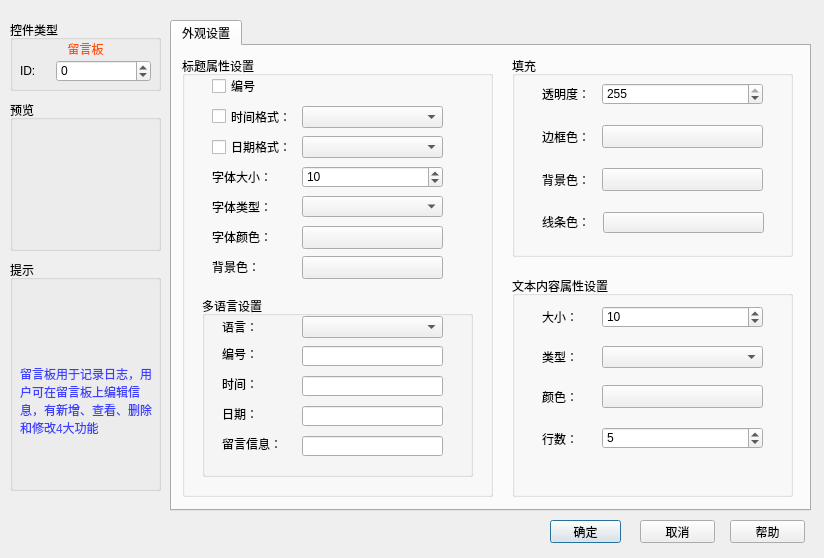
<?xml version="1.0" encoding="UTF-8"?>
<ui version="4.0">
 <class>qMessageBoard</class>
 <widget class="QDialog" name="qMessageBoard">
  <property name="geometry">
   <rect>
    <x>0</x>
    <y>0</y>
    <width>824</width>
    <height>558</height>
   </rect>
  </property>
  <property name="windowTitle">
   <string>Dialog</string>
  </property>
  <widget class="QPushButton" name="help">
   <property name="geometry">
    <rect>
     <x>730</x>
     <y>520</y>
     <width>75</width>
     <height>23</height>
    </rect>
   </property>
   <property name="focusPolicy">
    <enum>Qt::NoFocus</enum>
   </property>
   <property name="text">
    <string>帮助</string>
   </property>
  </widget>
  <widget class="QTabWidget" name="tabWidget">
   <property name="geometry">
    <rect>
     <x>170</x>
     <y>20</y>
     <width>641</width>
     <height>491</height>
    </rect>
   </property>
   <property name="currentIndex">
    <number>0</number>
   </property>
   <widget class="QWidget" name="tab">
    <attribute name="title">
     <string>外观设置</string>
    </attribute>
    <widget class="QGroupBox" name="groupBox_2">
     <property name="geometry">
      <rect>
       <x>340</x>
       <y>10</y>
       <width>281</width>
       <height>201</height>
      </rect>
     </property>
     <property name="title">
      <string>填充</string>
     </property>
     <widget class="QLabel" name="label_5">
      <property name="geometry">
       <rect>
        <x>30</x>
        <y>158</y>
        <width>62</width>
        <height>16</height>
       </rect>
      </property>
      <property name="text">
       <string>线条色：</string>
      </property>
     </widget>
     <widget class="QLabel" name="label_6">
      <property name="geometry">
       <rect>
        <x>30</x>
        <y>116</y>
        <width>51</width>
        <height>16</height>
       </rect>
      </property>
      <property name="text">
       <string>背景色：</string>
      </property>
     </widget>
     <widget class="QLabel" name="label_7">
      <property name="geometry">
       <rect>
        <x>30</x>
        <y>30</y>
        <width>51</width>
        <height>16</height>
       </rect>
      </property>
      <property name="text">
       <string>透明度：</string>
      </property>
     </widget>
     <widget class="QPushButton" name="pushButton_backcolor">
      <property name="geometry">
       <rect>
        <x>90</x>
        <y>112</y>
        <width>161</width>
        <height>23</height>
       </rect>
      </property>
      <property name="text">
       <string/>
      </property>
     </widget>
     <widget class="QPushButton" name="pushButton_frontcolor">
      <property name="geometry">
       <rect>
        <x>91</x>
        <y>156</y>
        <width>161</width>
        <height>21</height>
       </rect>
      </property>
      <property name="text">
       <string/>
      </property>
     </widget>
     <widget class="QSpinBox" name="spinBox_transparency">
      <property name="geometry">
       <rect>
        <x>90</x>
        <y>27</y>
        <width>161</width>
        <height>22</height>
       </rect>
      </property>
      <property name="minimum">
       <number>0</number>
      </property>
      <property name="maximum">
       <number>255</number>
      </property>
      <property name="value">
       <number>255</number>
      </property>
     </widget>
     <widget class="QPushButton" name="pushButton_framecolor">
      <property name="geometry">
       <rect>
        <x>90</x>
        <y>69</y>
        <width>161</width>
        <height>23</height>
       </rect>
      </property>
      <property name="text">
       <string/>
      </property>
     </widget>
     <widget class="QLabel" name="label_20">
      <property name="geometry">
       <rect>
        <x>30</x>
        <y>73</y>
        <width>51</width>
        <height>16</height>
       </rect>
      </property>
      <property name="text">
       <string>边框色：</string>
      </property>
     </widget>
    </widget>
    <widget class="QGroupBox" name="groupBox_4">
     <property name="geometry">
      <rect>
       <x>10</x>
       <y>10</y>
       <width>311</width>
       <height>441</height>
      </rect>
     </property>
     <property name="title">
      <string>标题属性设置</string>
     </property>
     <widget class="QCheckBox" name="checkBox_number">
      <property name="geometry">
       <rect>
        <x>30</x>
        <y>20</y>
        <width>71</width>
        <height>20</height>
       </rect>
      </property>
      <property name="text">
       <string>编号</string>
      </property>
     </widget>
     <widget class="QCheckBox" name="checkBox_time">
      <property name="geometry">
       <rect>
        <x>30</x>
        <y>50</y>
        <width>88</width>
        <height>21</height>
       </rect>
      </property>
      <property name="text">
       <string>时间格式：</string>
      </property>
     </widget>
     <widget class="QCheckBox" name="checkBox_date">
      <property name="geometry">
       <rect>
        <x>30</x>
        <y>83</y>
        <width>87</width>
        <height>16</height>
       </rect>
      </property>
      <property name="text">
       <string>日期格式：</string>
      </property>
     </widget>
     <widget class="QComboBox" name="comboBox_time">
      <property name="geometry">
       <rect>
        <x>120</x>
        <y>50</y>
        <width>141</width>
        <height>22</height>
       </rect>
      </property>
     </widget>
     <widget class="QComboBox" name="comboBox_date">
      <property name="geometry">
       <rect>
        <x>120</x>
        <y>80</y>
        <width>141</width>
        <height>22</height>
       </rect>
      </property>
     </widget>
     <widget class="QLabel" name="label_18">
      <property name="geometry">
       <rect>
        <x>30</x>
        <y>200</y>
        <width>81</width>
        <height>21</height>
       </rect>
      </property>
      <property name="text">
       <string>背景色：</string>
      </property>
     </widget>
     <widget class="QPushButton" name="pushButton_BKcolor">
      <property name="geometry">
       <rect>
        <x>120</x>
        <y>200</y>
        <width>141</width>
        <height>23</height>
       </rect>
      </property>
      <property name="text">
       <string/>
      </property>
     </widget>
     <widget class="QGroupBox" name="groupBox">
      <property name="geometry">
       <rect>
        <x>20</x>
        <y>240</y>
        <width>271</width>
        <height>181</height>
       </rect>
      </property>
      <property name="title">
       <string>多语言设置</string>
      </property>
      <widget class="QComboBox" name="comboBox_language">
       <property name="geometry">
        <rect>
         <x>100</x>
         <y>20</y>
         <width>141</width>
         <height>22</height>
        </rect>
       </property>
      </widget>
      <widget class="QLineEdit" name="lineEdit_date">
       <property name="geometry">
        <rect>
         <x>100</x>
         <y>110</y>
         <width>141</width>
         <height>20</height>
        </rect>
       </property>
      </widget>
      <widget class="QLineEdit" name="lineEdit_time">
       <property name="geometry">
        <rect>
         <x>100</x>
         <y>80</y>
         <width>141</width>
         <height>20</height>
        </rect>
       </property>
      </widget>
      <widget class="QLabel" name="label_12">
       <property name="geometry">
        <rect>
         <x>20</x>
         <y>80</y>
         <width>61</width>
         <height>16</height>
        </rect>
       </property>
       <property name="text">
        <string>时间：</string>
       </property>
      </widget>
      <widget class="QLabel" name="label_13">
       <property name="geometry">
        <rect>
         <x>20</x>
         <y>110</y>
         <width>61</width>
         <height>16</height>
        </rect>
       </property>
       <property name="text">
        <string>日期：</string>
       </property>
      </widget>
      <widget class="QLabel" name="label_21">
       <property name="geometry">
        <rect>
         <x>20</x>
         <y>50</y>
         <width>61</width>
         <height>16</height>
        </rect>
       </property>
       <property name="text">
        <string>编号：</string>
       </property>
      </widget>
      <widget class="QLineEdit" name="lineEdit_number">
       <property name="geometry">
        <rect>
         <x>100</x>
         <y>50</y>
         <width>141</width>
         <height>20</height>
        </rect>
       </property>
      </widget>
      <widget class="QLabel" name="label_11">
       <property name="geometry">
        <rect>
         <x>20</x>
         <y>20</y>
         <width>61</width>
         <height>21</height>
        </rect>
       </property>
       <property name="text">
        <string>语言：</string>
       </property>
      </widget>
      <widget class="QLineEdit" name="lineEdit_message">
       <property name="geometry">
        <rect>
         <x>100</x>
         <y>140</y>
         <width>141</width>
         <height>20</height>
        </rect>
       </property>
      </widget>
      <widget class="QLabel" name="label_22">
       <property name="geometry">
        <rect>
         <x>20</x>
         <y>140</y>
         <width>61</width>
         <height>16</height>
        </rect>
       </property>
       <property name="text">
        <string>留言信息：</string>
       </property>
      </widget>
     </widget>
     <widget class="QPushButton" name="pushButton_Tfontcolor">
      <property name="geometry">
       <rect>
        <x>120</x>
        <y>170</y>
        <width>141</width>
        <height>23</height>
       </rect>
      </property>
      <property name="text">
       <string/>
      </property>
     </widget>
     <widget class="QLabel" name="label_15">
      <property name="geometry">
       <rect>
        <x>30</x>
        <y>110</y>
        <width>81</width>
        <height>21</height>
       </rect>
      </property>
      <property name="text">
       <string>字体大小：</string>
      </property>
     </widget>
     <widget class="QLabel" name="label_17">
      <property name="geometry">
       <rect>
        <x>30</x>
        <y>140</y>
        <width>81</width>
        <height>21</height>
       </rect>
      </property>
      <property name="text">
       <string>字体类型：</string>
      </property>
     </widget>
     <widget class="QComboBox" name="comboBox_Tfonttype">
      <property name="geometry">
       <rect>
        <x>120</x>
        <y>140</y>
        <width>141</width>
        <height>21</height>
       </rect>
      </property>
     </widget>
     <widget class="QLabel" name="label_16">
      <property name="geometry">
       <rect>
        <x>30</x>
        <y>170</y>
        <width>81</width>
        <height>21</height>
       </rect>
      </property>
      <property name="text">
       <string>字体颜色：</string>
      </property>
     </widget>
     <widget class="QSpinBox" name="spinBox_Tfontsize">
      <property name="geometry">
       <rect>
        <x>120</x>
        <y>110</y>
        <width>141</width>
        <height>22</height>
       </rect>
      </property>
      <property name="minimum">
       <number>8</number>
      </property>
      <property name="maximum">
       <number>30</number>
      </property>
      <property name="value">
       <number>10</number>
      </property>
     </widget>
    </widget>
    <widget class="QGroupBox" name="groupBox_3">
     <property name="geometry">
      <rect>
       <x>340</x>
       <y>230</y>
       <width>281</width>
       <height>221</height>
      </rect>
     </property>
     <property name="title">
      <string>文本内容属性设置</string>
     </property>
     <widget class="QLabel" name="label_8">
      <property name="geometry">
       <rect>
        <x>30</x>
        <y>70</y>
        <width>51</width>
        <height>21</height>
       </rect>
      </property>
      <property name="text">
       <string>类型：</string>
      </property>
     </widget>
     <widget class="QLabel" name="label_9">
      <property name="geometry">
       <rect>
        <x>30</x>
        <y>110</y>
        <width>51</width>
        <height>21</height>
       </rect>
      </property>
      <property name="text">
       <string>颜色：</string>
      </property>
     </widget>
     <widget class="QLabel" name="label_10">
      <property name="geometry">
       <rect>
        <x>30</x>
        <y>30</y>
        <width>51</width>
        <height>21</height>
       </rect>
      </property>
      <property name="text">
       <string>大小：</string>
      </property>
     </widget>
     <widget class="QSpinBox" name="spinBox_size">
      <property name="geometry">
       <rect>
        <x>90</x>
        <y>30</y>
        <width>161</width>
        <height>22</height>
       </rect>
      </property>
      <property name="minimum">
       <number>8</number>
      </property>
      <property name="maximum">
       <number>30</number>
      </property>
      <property name="value">
       <number>10</number>
      </property>
     </widget>
     <widget class="QComboBox" name="comboBox_type">
      <property name="geometry">
       <rect>
        <x>90</x>
        <y>70</y>
        <width>161</width>
        <height>22</height>
       </rect>
      </property>
     </widget>
     <widget class="QPushButton" name="pushButton_color">
      <property name="geometry">
       <rect>
        <x>90</x>
        <y>109</y>
        <width>161</width>
        <height>23</height>
       </rect>
      </property>
      <property name="text">
       <string/>
      </property>
     </widget>
     <widget class="QLabel" name="label_14">
      <property name="geometry">
       <rect>
        <x>30</x>
        <y>152</y>
        <width>51</width>
        <height>21</height>
       </rect>
      </property>
      <property name="text">
       <string>行数：</string>
      </property>
     </widget>
     <widget class="QSpinBox" name="spinBox_line">
      <property name="geometry">
       <rect>
        <x>90</x>
        <y>151</y>
        <width>161</width>
        <height>22</height>
       </rect>
      </property>
      <property name="minimum">
       <number>1</number>
      </property>
      <property name="maximum">
       <number>20</number>
      </property>
      <property name="value">
       <number>5</number>
      </property>
     </widget>
    </widget>
   </widget>
  </widget>
  <widget class="QGroupBox" name="groupBox_ctlType">
   <property name="geometry">
    <rect>
     <x>10</x>
     <y>20</y>
     <width>151</width>
     <height>71</height>
    </rect>
   </property>
   <property name="title">
    <string>控件类型</string>
   </property>
   <widget class="QLabel" name="label_ctlType">
    <property name="geometry">
     <rect>
      <x>10</x>
      <y>18</y>
      <width>131</width>
      <height>21</height>
     </rect>
    </property>
    <property name="styleSheet">
     <string notr="true">color: rgb(255, 85, 0);</string>
    </property>
    <property name="text">
     <string>留言板</string>
    </property>
    <property name="alignment">
     <set>Qt::AlignCenter</set>
    </property>
   </widget>
   <widget class="QWidget" name="layoutWidget_2">
    <property name="geometry">
     <rect>
      <x>10</x>
      <y>40</y>
      <width>131</width>
      <height>22</height>
     </rect>
    </property>
    <layout class="QHBoxLayout" name="horizontalLayout">
     <item>
      <widget class="QLabel" name="label_3">
       <property name="maximumSize">
        <size>
         <width>30</width>
         <height>16777215</height>
        </size>
       </property>
       <property name="text">
        <string>ID:</string>
       </property>
      </widget>
     </item>
     <item>
      <widget class="QSpinBox" name="spinBox">
       <property name="minimum">
        <number>-1</number>
       </property>
       <property name="maximum">
        <number>100000</number>
       </property>
      </widget>
     </item>
    </layout>
   </widget>
  </widget>
  <widget class="QGroupBox" name="groupBox_prompt">
   <property name="geometry">
    <rect>
     <x>10</x>
     <y>260</y>
     <width>151</width>
     <height>231</height>
    </rect>
   </property>
   <property name="title">
    <string>提示</string>
   </property>
   <widget class="QLabel" name="label">
    <property name="geometry">
     <rect>
      <x>10</x>
      <y>20</y>
      <width>141</width>
      <height>241</height>
     </rect>
    </property>
    <property name="styleSheet">
     <string notr="true">color: rgb(60, 63, 255);</string>
    </property>
    <property name="text">
     <string>留言板用于记录日志，用户可在留言板上编辑信息，有新增、查看、删除和修改4大功能</string>
    </property>
    <property name="wordWrap">
     <bool>true</bool>
    </property>
   </widget>
  </widget>
  <widget class="QPushButton" name="accept">
   <property name="geometry">
    <rect>
     <x>550</x>
     <y>520</y>
     <width>71</width>
     <height>23</height>
    </rect>
   </property>
   <property name="text">
    <string>确定</string>
   </property>
   <property name="checkable">
    <bool>false</bool>
   </property>
   <property name="default">
    <bool>true</bool>
   </property>
  </widget>
  <widget class="QPushButton" name="cancel">
   <property name="geometry">
    <rect>
     <x>640</x>
     <y>520</y>
     <width>75</width>
     <height>23</height>
    </rect>
   </property>
   <property name="focusPolicy">
    <enum>Qt::NoFocus</enum>
   </property>
   <property name="text">
    <string>取消</string>
   </property>
  </widget>
  <widget class="QGroupBox" name="groupBox_preview">
   <property name="geometry">
    <rect>
     <x>10</x>
     <y>100</y>
     <width>151</width>
     <height>151</height>
    </rect>
   </property>
   <property name="title">
    <string>预览</string>
   </property>
   <widget class="QGraphicsView" name="graphicsView">
    <property name="geometry">
     <rect>
      <x>10</x>
      <y>20</y>
      <width>131</width>
      <height>121</height>
     </rect>
    </property>
    <property name="styleSheet">
     <string notr="true">background-color: rgba(255, 255, 255, 0);</string>
    </property>
   </widget>
  </widget>
 </widget>
 <resources/>
 <connections/>
</ui>
